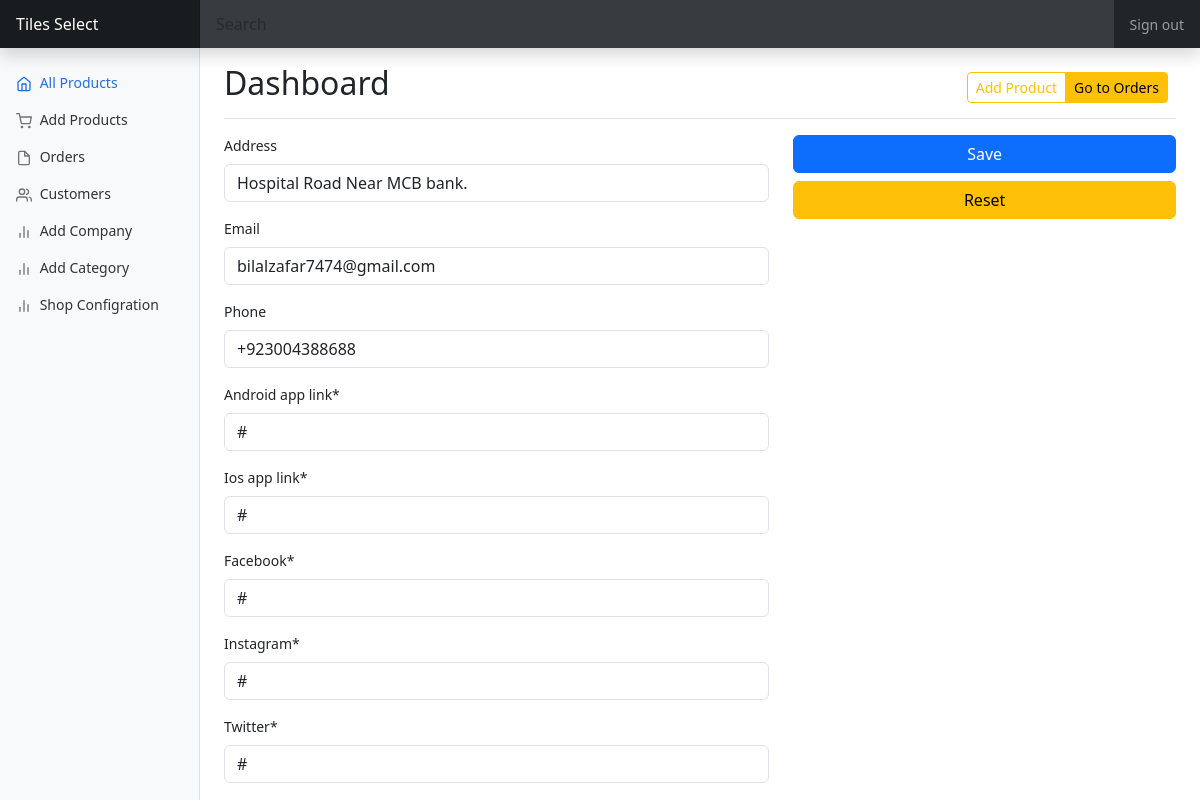
/settings (signed in), run on an earlier commit of the app's database.
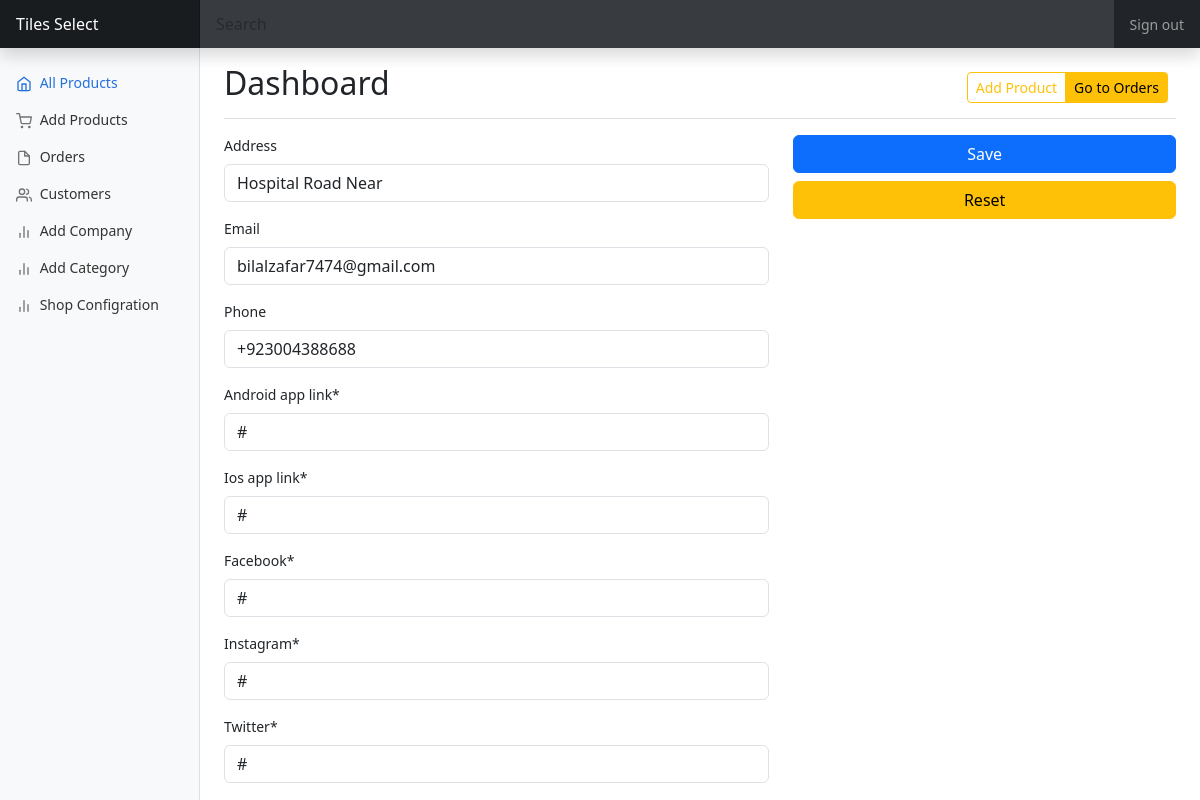
And on a later commit of the database.
### core/models.py (models this page shows)
class showroom_settings(models.Model):
    showroom = models.ForeignKey(Showrooms, on_delete=models.CASCADE)
    address = models.CharField(max_length=250, blank=True , null = True)
    email = models.CharField( max_length=50, blank=True , null = True)
    phone = models.CharField( max_length=50 , blank=True , null = True)
    android_app_link = models.CharField( max_length=250 , default = "#")
    ios_app_link = models.CharField( max_length=250 , default = "#")
    facebook = models.CharField( max_length=50 , default = "#")
    instagram = models.CharField( max_length=50 , default = "#")
    twitter = models.CharField( max_length=50 , default = "#")

### core/views.py (the view)
# urls.py: path('settings', views.settings, name="settings"),
@cache_control(no_cache=True, must_revalidate=True , no_store=True)
@login_required(login_url='shop_dashboard_signin')
def settings(request):
    if request.user.showroom_owner == True:
        showroom = Showrooms.objects.get(id=request.user.id)
        if showroom_settings.objects.filter(showroom=showroom).exists():
            instance = showroom_settings.objects.get(showroom=showroom)
        else :
            instance = None
        if request.method == 'POST':
            form = SettingsForm( request.POST,  instance=instance )
            if form.is_valid():
                fm = form.save(commit = False)
                fm.showroom = showroom
                fm.save()
                messages.success(request,"Configration Updated")
        else:
            form = SettingsForm(instance=instance)
        context = {
        "showroom": showroom,
        'form': form,
        'instance': instance,
        }
        return render(request, 'shop/dashboard/settings.html', context)
    else:
        return redirect("shop_dashboard_signin")

### core/forms.py
class SettingsForm(forms.ModelForm):
    class Meta :
        model = showroom_settings
        fields = "__all__"
        exclude =["showroom"]

### templates/shop/dashboard/settings.html (shortened to what this page needs)
{% extends 'shop/dashboard/shop_dashboard_base.html' %}
{% load static %}
{% load crispy_forms_tags %}
{% block content %}
<div class="myForm">
    <form method='POST'  enctype="multipart/form-data">
        <div class="row">
         <div class="col-sm-7">
                <div class="form-row">
                  <div class="form-group">
                    {{ form.address|as_crispy_field }}
                    {{ form.email|as_crispy_field }}
                  </div>
                  <div class="form-group">
                    {{ form.phone|as_crispy_field }}
                    {{ form.android_app_link|as_crispy_field }}
                  </div>
                </div>
                <div class="form-row">
                  <div class="form-group">
                    {{ form.ios_app_link|as_crispy_field }}
                  </div>
                  <div class="form-group ">
                    {{ form.facebook|as_crispy_field }}
                  </div>
                  <div class="form-group ">
                    {{ form.instagram|as_crispy_field }}
                  </div>
                  <div class="form-group ">
                    {{ form.twitter|as_crispy_field }}
                  </div>
                </div>
         </div>
         <div class="col-sm-5 ">
            <button type="submit" class="w-100 btn btn-primary mb-2">Save</button>
            <button type="reset" class="w-100 btn btn-warning">Reset</button>
         </div>
        </div>
    </form>
</div>
{% endblock content %}

What changed in the data, as far as the page shows it:
changed showroom_settings "bilalzafar7474@gmail.com": address "Hospital Road Near MCB bank." → "Hospital Road Near"
